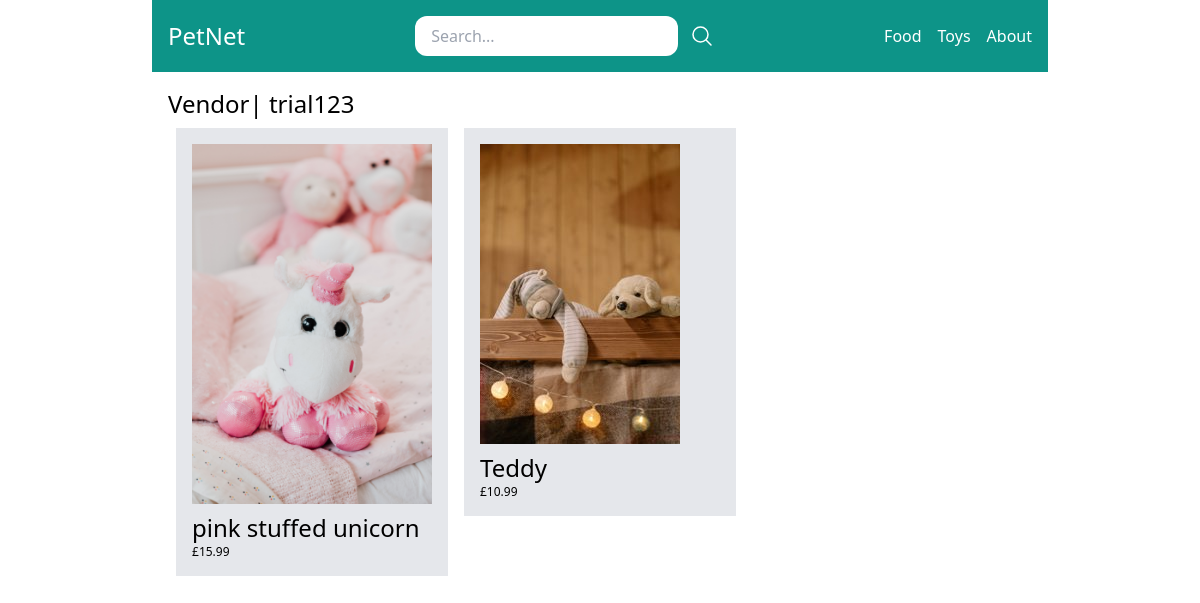
The page /vendors/4/ on the database as committed earlier.
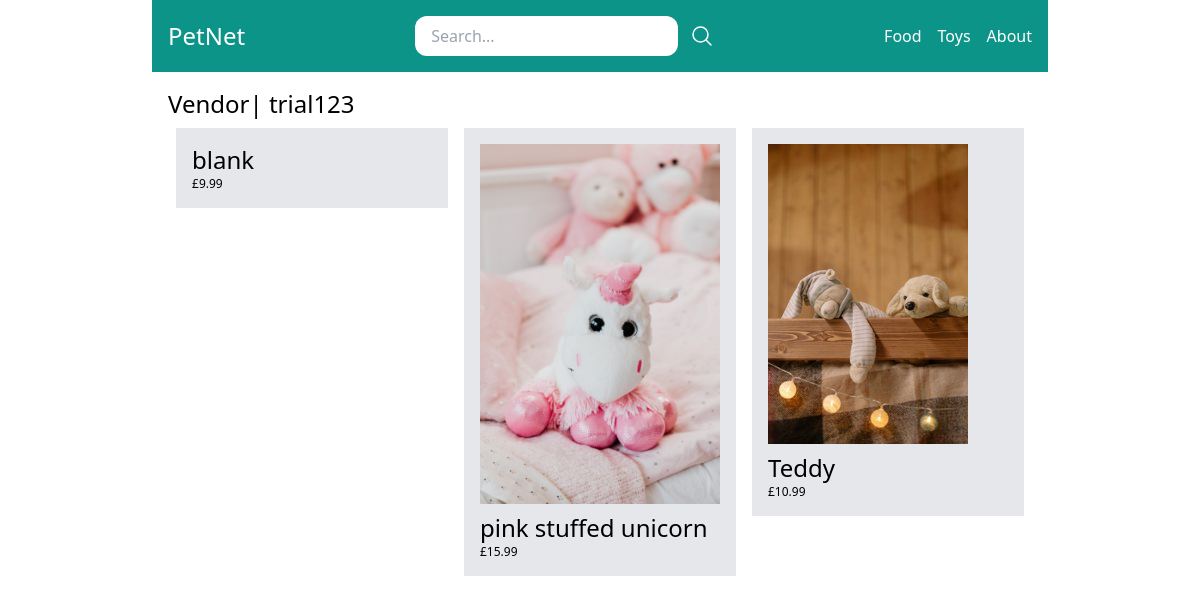
The same page on the database as committed later.
### store/models.py (models this page shows, shortened)
class Category(models.Model):
    title = models.CharField(max_length=50)
    slug = models.SlugField(max_length= 50)
    class Meta:
        verbose_name_plural = 'Categories'

class Product(models.Model):
    DRAFT = 'draft'
    WAITING_APPROVAL = 'waitingapproval'
    ACTIVE = 'active'
    DELETED = 'deleted'
    STATUS_CHOICES =(
        (DRAFT, 'Draft'),
        (WAITING_APPROVAL, 'Waiting approval'),
        (ACTIVE, 'Active'),
        (DELETED, 'Deleted'),
    )
    user = models.ForeignKey(User, related_name='products', on_delete=models.CASCADE)
    category = models.ForeignKey(Category, related_name='products', on_delete=models.CASCADE)
    title = models.CharField(max_length=50)
    slug = models.SlugField(max_length= 50)
    description = models.TextField(blank=True)
    image = models.ImageField(upload_to='uploads/product_images/', blank=True, null=True)
    thumbnail = models.ImageField(upload_to='uploads/product_images/thumbnail/', blank=True, null= True)
    price = models.IntegerField()
    created_at = models.DateTimeField(auto_now_add=True)
    updated_at = models.DateTimeField(auto_now=True)
    status= models.CharField(max_length=50, choices=STATUS_CHOICES, default=ACTIVE)
    class Meta:
        ordering = ('-created_at', )
    def get_display_price(self):
        return self.price / 100

### userprofile/views.py (the view)
# urls.py: path('vendors/<int:pk>/', views.vendor_detail, name='vendor_detail'),
def vendor_detail(request, pk):
    user = User.objects.get(pk=pk)
    products = user.products.filter(status= Product.ACTIVE)
    return render(request, 'userprofile/vendor_detail.html', {'user': user, 'products': products,})

### store/templatetags/menu.py (called while the page is built)
@register.inclusion_tag('core/menu.html')
def menu():
    categories = Category.objects.all()
    return {'categories': categories}

### userprofile/templates/userprofile/vendor_detail.html (shortened to what this page needs)
{% extends 'core/base.html' %}
{% block content%}
<h1 class="text-2xl"> Vendor| {% firstof user.get_full_name user.username %} </h1>
<div class="flex flex-wrap">
    {% for product in products %}
        <div class="product w-1/3 p-2">
            <div class="bg-gray-200 p-4">
                <a href="{% url 'product_detail' product.category.slug product.slug %}">
                    {% if product.image %}
                        <div class="image mb-2">
                            <img src="{{ product.image.url }}" alt=" Image of {{ product.title }}">
                        </div>
                    {% endif %}
                    <h2 class="text-2xl">{{ product.title }}</h2>
                    <p class="text-xs text-gray 800">£{{ product.get_display_price }}</p>
                </a>
            </div>
        </div>
    {% endfor %}
</div>
{% endblock %}

### core/templates/core/base.html (shortened to what this page needs)
{% load menu %}
<!doctype html>
<html>
<head>
  <script src="https://cdn.tailwindcss.com"></script>
</head>
<body>
    <nav class="max-w-4xl mx-auto py-4 px-4 flex items-center justify-between bg-teal-600">
      <div class="logo">
          <a href="/" class="text-2xl text-white">PetNet</a>
      </div>
      <div class="search">
        <form method="get" action="/search/" class="flex items-center space-x-3">
          <input type="search" name="query" placeholder="Search..." class="py-2 px-4 rounded-xl">
          <button>
            <svg xmlns="http://www.w3.org/2000/svg" fill="none" viewBox="0 0 24 24" stroke-width="1.5" stroke="currentColor" class="w-6 h-6 text-white">
              <path stroke-linecap="round" stroke-linejoin="round" d="M21 21l-5.197-5.197m0 0A7.5 7.5 0 105.196 5.196a7.5 7.5 0 0010.607 10.607z" />
            </svg>
          </button>
        </form>
      </div>
      <div class="menu flex items-center space-x-4">
        {% menu %}
      </div>
    </nav>
    <div class="max-w-4xl mx-auto py-4 px-4">
    {% block content %}
    {% endblock %}
  </div>
</body>
</html>

### core/templates/core/menu.html
{% for category in categories %}
    <a href="{% url 'category_detail' category.slug %}" class="text-white">{{category.title}}</a>
{% endfor %}
<a href="{% url 'about' %}" class="text-white">About</a>

Rows that differ between the two databases and show on the page:
added Product: title "blank", get_display_price "9.99"
